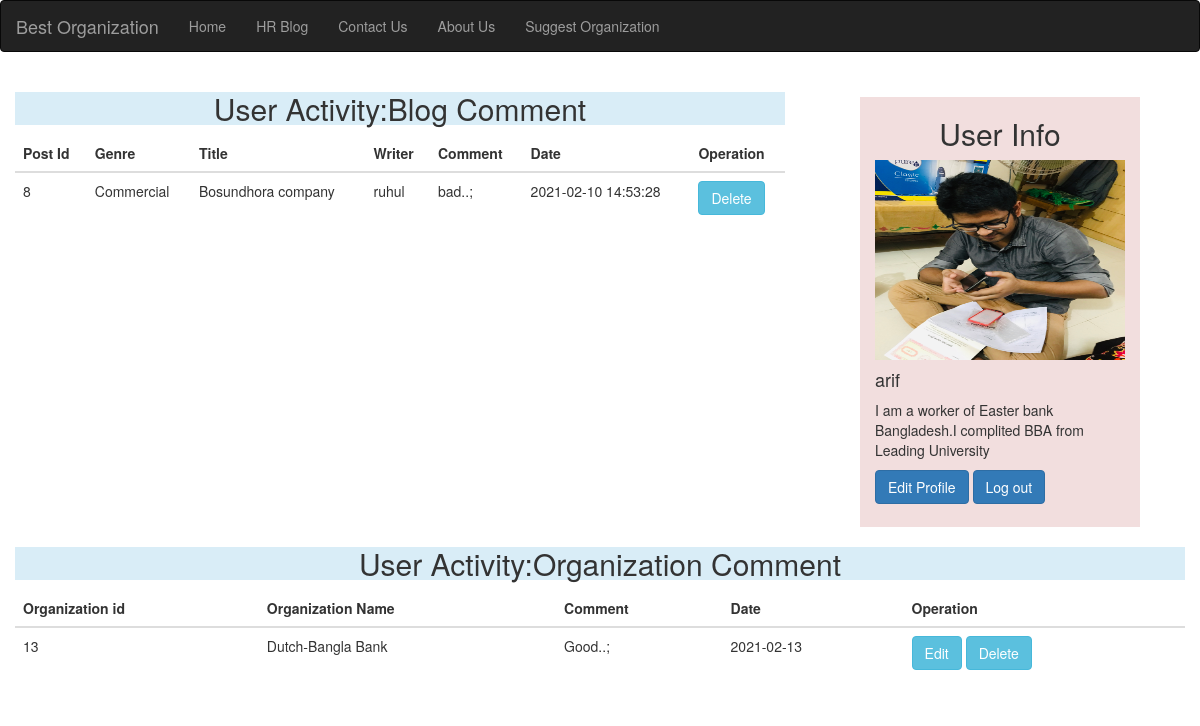
The page /user/user.php (signed in) on the database its author committed.
### tables this page shows
CREATE TABLE `blog_comment` (
  `Comment_id` int(11) NOT NULL,
  `Blog_id` int(11) NOT NULL,
  `User_id` int(11) NOT NULL,
  `User_name` text NOT NULL,
  `Comment_text` text NOT NULL,
  `status` int(11) NOT NULL DEFAULT 1,
  `Hr_id` int(11) NOT NULL,
  `Date` timestamp NOT NULL DEFAULT current_timestamp()
);

CREATE TABLE `hr_blog_post` (
  `Blog_id` int(11) NOT NULL,
  `User_id` int(11) NOT NULL,
  `HR_name` text NOT NULL,
  `HR_Org_name` text NOT NULL,
  `Blog_category` varchar(255) NOT NULL,
  `Blog_title` text NOT NULL,
  `Blog_text` longtext NOT NULL,
  `Blog_img` text NOT NULL,
  `Date` timestamp NOT NULL DEFAULT current_timestamp() ON UPDATE current_timestamp()
);

CREATE TABLE `sign_up` (
  `User_id` int(11) NOT NULL,
  `User_name` varchar(11) NOT NULL,
  `User_email` varchar(255) NOT NULL,
  `User_password` varchar(255) NOT NULL,
  `Rule` text NOT NULL,
  `User_information` text DEFAULT NULL,
  `Current_organization_name` text DEFAULT NULL,
  `user_designation` text NOT NULL,
  `Previous_organization_name` text DEFAULT NULL,
  `working_period` text NOT NULL,
  `User_image` text DEFAULT NULL
);

CREATE TABLE `organization_comment` (
  `Comment_id` int(11) NOT NULL,
  `Org_id` int(11) NOT NULL,
  `User_id` int(11) NOT NULL,
  `User_name` text NOT NULL,
  `Comment_text` varchar(255) NOT NULL,
  `status` int(11) NOT NULL DEFAULT 1,
  `Date` date NOT NULL DEFAULT current_timestamp()
);

CREATE TABLE `organization` (
  `Org_id` int(11) NOT NULL,
  `Org_name` text NOT NULL,
  `Org_category` text NOT NULL,
  `Org_description` longtext NOT NULL,
  `Org_image` text NOT NULL,
  `Date` date NOT NULL DEFAULT current_timestamp()
);

### user/user.php (the view, shortened to what this page needs)
<?php
if(!empty($_SESSION['email'])){
include("../database/connection.php");
$id=$_SESSION["User_id"];
$query="SELECT * FROM sign_up WHERE User_id ='$id'";
$runQuery=mysqli_query($connection,$query);
$data=mysqli_fetch_assoc($runQuery);
?>
<!DOCTYPE html>
<html lang="en">
<head>
  <link rel="stylesheet" href="https://maxcdn.bootstrapcdn.com/bootstrap/3.4.1/css/bootstrap.min.css">
  <link rel="stylesheet" href="https://maxcdn.bootstrapcdn.com/bootstrap/3.3.7/css/bootstrap.min.css">
  <link rel="stylesheet" href="user.css">
</head>
<body>
<nav class="navbar navbar-inverse">
  <div class="container-fluid">
    <div class="navbar-header">
      <a class="navbar-brand" href="../index.php">Best Organization</a>
    </div>
    <ul class="nav navbar-nav">
    <li ><a href="../index.php">Home</a></li>
      <li><a href="../blog.php">HR Blog</a></li>
      <li><a href=""data-toggle="modal" data-target="#contactUs-Modal">Contact Us</a></li>
      <li><a href="../about_us.html">About Us</a></li>
      <li class="nav-item">
        <a class="nav-link" href="#" class="btn btn-primary"data-toggle="modal" data-target="#suggest-org-Modal">Suggest Organization</a>
      </li>
    </ul>
  </div>
</nav>
<?php
include("../database/connection.php");
?>
<div class="container-fluid">
   <?php
$sq="SELECT p.Blog_id as Blog_id ,p.Blog_category as Blog_category ,p.Blog_title as Blog_title,p.Hr_name as Hr_name ,b.Comment_text as Comment_text ,b.Date as dates from blog_comment as b left join hr_blog_post as p on b.Blog_id=p.Blog_id where b.User_id ='$id'";
$sr=mysqli_query($connection,$sq);
 ?>
 <div class="row">
  <div class="col-md-8">
   <h2 class="bg-info text-center">User Activity:Blog Comment</h2>
      <table class="table table-hover">
    <thead>
    <tr><th>Post Id</th>
            <th>Genre</th>
            <th>Title</th>
            <th>  Writer</th>
            <th>Comment</th>
            <th>Date</th>
             <th>Operation</th>
    </tr>
   </thead>
    <tbody>
 <?php
     while ($fd=mysqli_fetch_assoc($sr))
      {
 ?>
  <tr>
    <td><?php echo $fd ['Blog_id'];?></td>
    <td><?php echo $fd ['Blog_category'] ; ?></td>
     <td><?php echo $fd['Blog_title'] ; ?></td>
      <td><?php echo $fd['Hr_name'] ; ?></td>
    <td><?php
      echo substr($fd['Comment_text'],0,12)  ?>..;</td>
    <td><?php echo $fd['dates'];?></td>
    <td>
      <a  class="btn btn-info" href="../database/user_delete.php?userId=<?php echo $data['User_id']; ?>">Delete</a>
    </td>
  </tr>
 <?php }
  ?>
    </tbody>
   </table>
  </div>
        <div class="col-md-3 user-profile">
<h2 class="text-center">User Info</h2>
  <div class="card" style="width:250px">
    <img class="card-img-top img-fluid" src="../database/<?php echo $data['User_image'] ;?>" alt="Card image" style="width:100%;height:200px">
    <div class="card-body">
      <h4 class="card-title"><?php echo $data['User_name'] ;?></h4>
      <p class="card-text"><?php echo $data['User_information'] ;?> </p>
      <a href="#" class="btn btn-primary"data-toggle="modal" data-target="#myModal">Edit Profile</a>
      <a href="../database/logout.php" class="btn btn-primary justify-content-right">Log out</a>
    </div>
  </div>
</div>
      </div>
<?php
$sq1="SELECT o.Org_id as Org_id, o.Org_name as Org_name,oc.Comment_text as Comment_text, oc.Date as dates  from organization_comment as oc left join organization as o on oc.Org_id=o.Org_id where oc.User_id ='$id' and oc.status='1'";
$sr1=mysqli_query($connection,$sq1);
 ?>
   <div class="row">
  <div class="col-md-12">
   <h2 class="bg-info text-center">User Activity:Organization Comment</h2>
      <table class="table table-hover">
    <thead>
    <tr><th>Organization id</th>
            <th>Organization Name</th>
            <th>Comment</th>
            <th>Date</th>
             <th>Operation</th>
    </tr>
   </thead>
    <tbody>
   <?php
     while ($fd1=mysqli_fetch_assoc($sr1))
      {
 ?>
  <tr>
    <td><?php echo $fd1 ['Org_id'];?></td>
    <td><?php echo $fd1['Org_name'] ; ?></td>
    <td><?php
      echo substr($fd1['Comment_text'],0,12)  ?>..;</td>
    <td><?php echo $fd1['dates'];?></td>
    <td><a  class="btn btn-info" href="fullpostadminView.php?userId=<?php echo $data['User_id']; ?>">Edit</a>
      <a  class="btn btn-info" href="../database/user_delete.php?userId=<?php echo $data['User_id']; ?>">Delete</a>
    </td>
  </tr>
 <?php }
  ?>
    </tbody>
   </table>
</div>
  </div>
 </div>
</body>
</html>
<?php   } ?>

### user/user.css (style rules this page uses)
.user-profile { margin-top: 25px; margin-left: 5%; background-color: #F2DEDE; height: 430px; width: 280px }

### rows shown on the page
blog_comment: hr_blog_post.Blog_id "8", hr_blog_post.Blog_category "Commercial", hr_blog_post.Blog_title "Bosundhora company", hr_blog_post.HR_name "ruhul", Comment_text "bad", Date "2021-02-10 14:53:28"
sign_up: User_image (picture), User_name "arif", User_information "I am a worker of Easter bank Bangladesh.I complited BBA from Leading University"
organization_comment: Org.Org_id "13", Org.Org_name "Dutch-Bangla Bank", Comment_text "Good", Date "2021-02-13"
